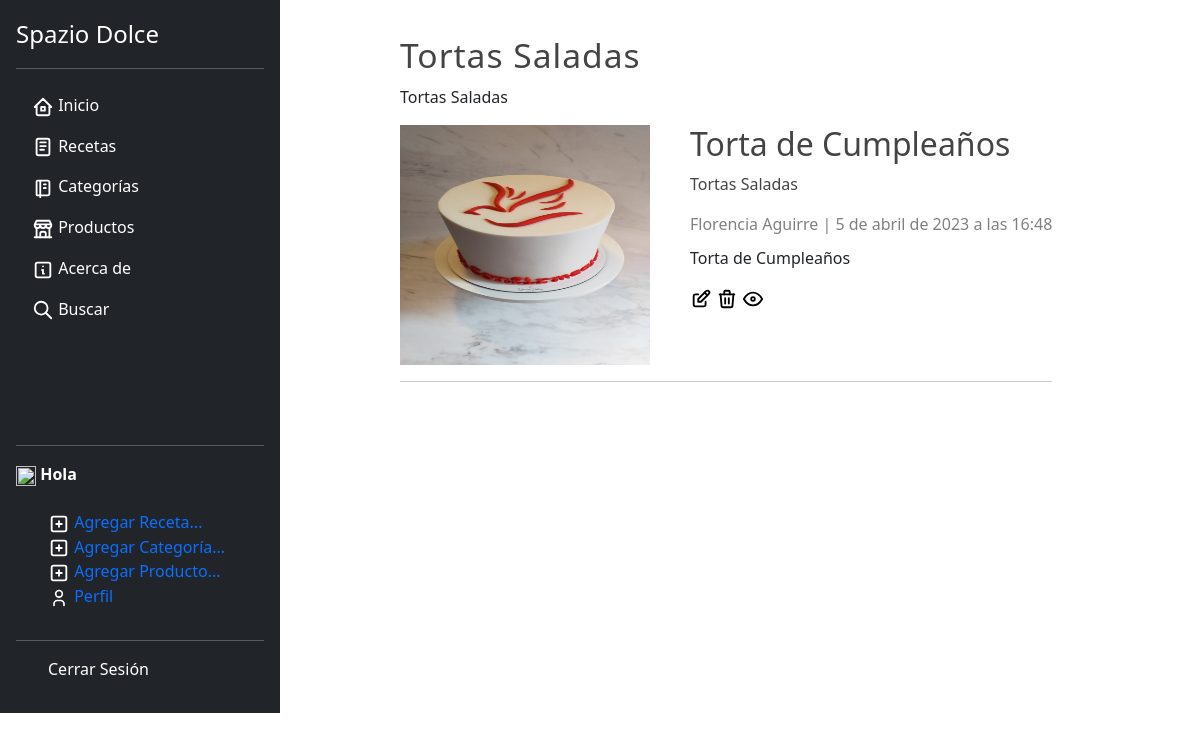
Page /categoria/30 on the committed database.
### blog/models.py (models this page shows, shortened)
class Category(models.Model):
    name = models.CharField(max_length=100, verbose_name='Nombre')
    description = models.CharField(max_length=255,verbose_name='Descripción')
    created_at = models.DateTimeField(auto_now_add=True, verbose_name='Creado el')
    class Meta:
        verbose_name = 'Categoría'
        verbose_name_plural = 'Categorías'

class Article(models.Model):
    title = models.CharField(max_length=150, verbose_name='Título')
    content = RichTextField(verbose_name='Contenido')
    image = models.ImageField(default = 'null', verbose_name='Imagen',upload_to="articles")
    public = models.BooleanField(verbose_name='Publicado?')
    author = models.ForeignKey(User, on_delete=models.CASCADE,null=True, blank=True)
    categories = models.ManyToManyField(Category, verbose_name='Categorías', blank= True)
    created_at = models.DateTimeField(auto_now_add=True, verbose_name='Creado el')
    updated_at = models.DateTimeField(auto_now= True, verbose_name='Editado el')
    likes_count = models.PositiveIntegerField(default=0)
    class Meta:
        verbose_name = 'Artículo'
        verbose_name_plural = 'Artículos'
        ordering = ['-created_at']

### blog/views.py (the view)
# urls.py: path('categoria/<int:category_id>', views.category, name = 'category'),
def category(request, category_id):
    category = get_object_or_404(Category, id=category_id)
    articles = Article.objects.filter(categories = category_id)
    return render(request,'categories/category.html',{
        'category' : category,
        'articles' :articles
    })

### blog/processor.py (called while the page is built)
def get_categories(request):
    categories_in_use = Article.objects.filter(public = True).values_list('categories',flat = True)
    categories = Category.objects.filter(id__in =categories_in_use).values_list('id','name')
    return {
        'categories' : categories,
        'categories_in_use' :categories_in_use
    }

### pages/context_processors.py (called while the page is built)
def get_pages(request):
    pages = Page.objects.filter(visible = True).order_by("order").values_list('id','title', 'slug')
    return {
        'pages' : pages
    }

### blog/templates/categories/category.html (shortened to what this page needs)
{% extends 'layouts/layout.html'%}
{%block content %}
    <h1 class ="title">{{category.name}}</h1>
    <p>{{category.description}} </p>
    {% include 'articles/articles.html' %}
{% endblock %}

### blog/templates/articles/articles.html (shortened to what this page needs)
{% for article in articles%}
<article class="article-item">
    {% if article.image != 'null' and article.image.url|length >= 1 %}
    <div class="image">
        <img src="{{article.image.url}}" />
    </div>
    {% endif%}
    <div class="data">
        <h2>
            <a href="{% url 'article' article.id %}"> {{article.title}}</a>
        </h2>
        <p>
            {% for category in article.categories.all %}
            <a href="{% url 'category' category.id %}"> {{category.name}}</a>
            {% endfor %}
        </p>
        <span class="date">
            {{article.author.first_name}} {{article.author.last_name}}
            |
            {{article.created_at}}
        </span>
        <p>
            {{article.content|safe}}
        </p>
        <a href="{% url 'modificar_articulo' article.id %}"> </a>
        <a  href="#" onClick ="eliminarArticulo({{article.id}})"> </a>
        <a href="{% url 'article' article.id %}"> </a>
    </div>
</article>
<hr>
{% endfor %}

### mainapp/static/css/styles.css (style rules this page uses)
* { text-decoration: none !important; list-style: none; }
.title { color:#444; letter-spacing: 1px; font-size: 30px; margin-bottom: 10px; margin-top: 5px; font-size: 2.1rem; }
.date { display: block; margin-top: 10px; margin-bottom: 10px; color:grey; }
img { height: 240px !important; width: 250px !important; align-items: center; }
.box a { color: #444; }
.box .image { float:left; margin-right: 40px; }
.box .image img { width:100%; }
.article-item { display: flex; flex-direction: row; }

### rows in the picture
Category: name "Tortas Saladas", description "Tortas Saladas"
Article: image (picture), title "Torta de Cumpleaños", author.first_name "Florencia", author.last_name "Aguirre", created_at "5 de abril de 2023 a las 16:48", content "Torta de Cumpleaños"
